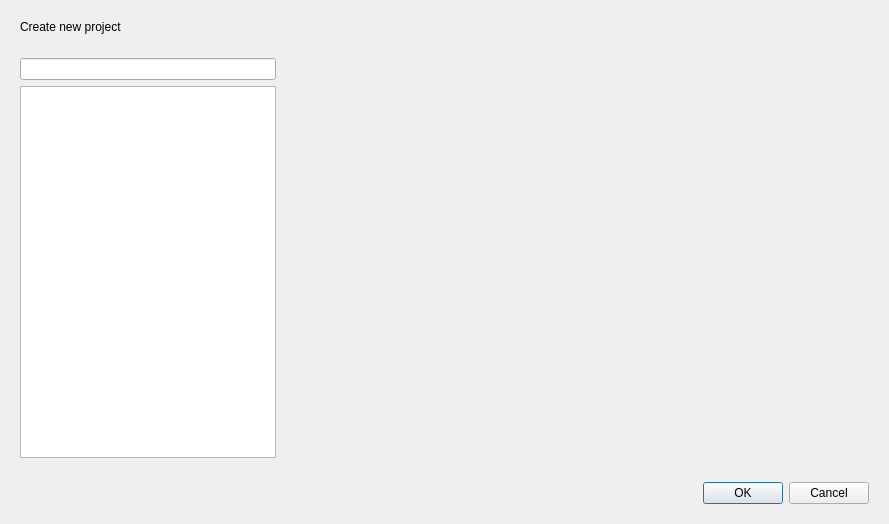
<?xml version="1.0" encoding="UTF-8"?>
<ui version="4.0">
 <class>NewProjectDialog</class>
 <widget class="QDialog" name="NewProjectDialog">
  <property name="geometry">
   <rect>
    <x>0</x>
    <y>0</y>
    <width>889</width>
    <height>524</height>
   </rect>
  </property>
  <property name="windowTitle">
   <string>Dialog</string>
  </property>
  <layout class="QVBoxLayout" name="verticalLayout_3">
   <item>
    <widget class="QWidget" name="widget" native="true">
     <layout class="QHBoxLayout" name="horizontalLayout_3">
      <item>
       <widget class="QLabel" name="titlelabel">
        <property name="text">
         <string>Create new project</string>
        </property>
       </widget>
      </item>
     </layout>
    </widget>
   </item>
   <item>
    <layout class="QHBoxLayout" name="horizontalLayout">
     <item>
      <widget class="QWidget" name="widget_2" native="true">
       <property name="sizePolicy">
        <sizepolicy hsizetype="Preferred" vsizetype="Preferred">
         <horstretch>0</horstretch>
         <verstretch>0</verstretch>
        </sizepolicy>
       </property>
       <layout class="QVBoxLayout" name="verticalLayout">
        <item>
         <widget class="QLineEdit" name="search">
          <property name="sizePolicy">
           <sizepolicy hsizetype="Preferred" vsizetype="Fixed">
            <horstretch>0</horstretch>
            <verstretch>0</verstretch>
           </sizepolicy>
          </property>
         </widget>
        </item>
        <item>
         <widget class="QListView" name="listView">
          <property name="sizePolicy">
           <sizepolicy hsizetype="Preferred" vsizetype="Expanding">
            <horstretch>0</horstretch>
            <verstretch>0</verstretch>
           </sizepolicy>
          </property>
         </widget>
        </item>
       </layout>
      </widget>
     </item>
     <item>
      <widget class="QWidget" name="widget_3" native="true">
       <layout class="QVBoxLayout" name="verticalLayout_2">
        <item>
         <widget class="QStackedWidget" name="stackedWidget">
          <property name="currentIndex">
           <number>1</number>
          </property>
          <widget class="QWidget" name="page"/>
          <widget class="QWidget" name="page_2"/>
         </widget>
        </item>
       </layout>
      </widget>
     </item>
    </layout>
   </item>
   <item>
    <widget class="QWidget" name="widget_4" native="true">
     <layout class="QHBoxLayout" name="horizontalLayout_2">
      <item>
       <widget class="QDialogButtonBox" name="buttonBox">
        <property name="standardButtons">
         <set>QDialogButtonBox::Cancel|QDialogButtonBox::Ok</set>
        </property>
       </widget>
      </item>
     </layout>
    </widget>
   </item>
  </layout>
 </widget>
 <resources/>
 <connections/>
</ui>
